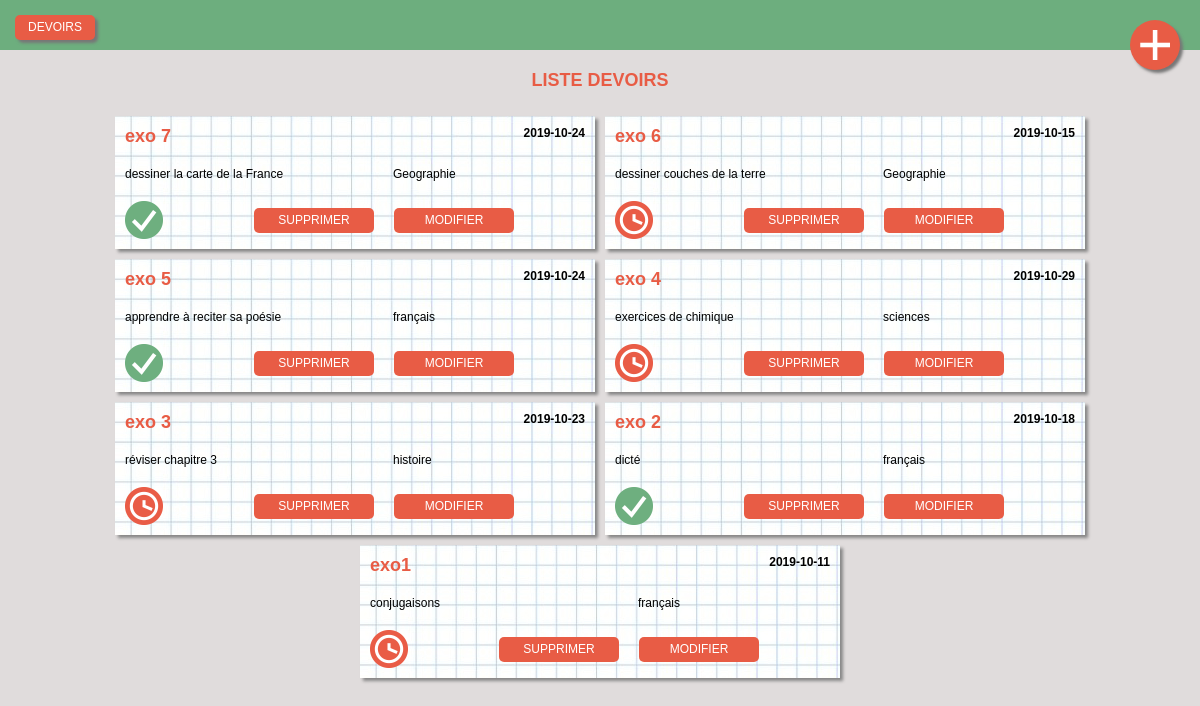
Screenshot of /ajouter-devoir.php with the database file from the repository.
### tables this page shows
CREATE TABLE IF NOT EXISTS `devoirs` (
  `id` int(11) NOT NULL AUTO_INCREMENT,
  `devoir` varchar(160) NOT NULL,
  `dateDevoir` date NOT NULL,
  `description` text NOT NULL,
  `matiere` varchar(160) NOT NULL,
  `fait` tinyint(4) NOT NULL,
  PRIMARY KEY (`id`)
);

### ajouter-devoir.php (called while the page is built)
<?php
require "php/view/header.php";
require "php/view/section-ajouter.php";
require "php/view/footer.php";
?>

### php/mes-fonctions.php (called while the page is built, shortened)
<?php
function creerConnexionBDD()
{
    $database   = "agenda";
    $user       = "root";
    $password   = "";
    $dsn = "mysql:dbname=$database;host=localhost;charset=utf8mb4";
    $dbh = new PDO($dsn, $user, $password);
    return $dbh;
}
function envoyerRequeteSQL ($requeteSQLPreparee, $tabAssoColonneValeur)
{
    $dbh = creerConnexionBDD();
    $pdoStatement = $dbh->prepare($requeteSQLPreparee);
    $pdoStatement->execute($tabAssoColonneValeur);
    return $pdoStatement;
}
function lireTable($nomTable, $colonne="", $valeurSelection="", $tri="id DESC")
{
    if ($colonne != "")
    {
        $clauseWhere = "WHERE $colonne = '$valeurSelection'";
    }
    else
    {
        $clauseWhere = "";
    }
    $requeteSQLPreparee =
<<<CODESQL
SELECT * FROM $nomTable
$clauseWhere
ORDER BY $tri
CODESQL;
    $pdoStatement = envoyerRequeteSQL($requeteSQLPreparee, []);
    $tabLigne = $pdoStatement->fetchAll(PDO::FETCH_ASSOC);
    return $tabLigne;
}

### php/view/section-ajouter.php (the view, shortened to what this page needs)
    <div class="flex">
        <section class="section-liste afficher">
            <h3>LISTE DEVOIRS</h3>
            <div class="listeDevoir">
<?php
require_once "php/mes-fonctions.php";
$tabArticle = lireTable("devoirs");
foreach($tabArticle as $ligneAsso)
{
    $devoir      = $ligneAsso["devoir"];
    $dateDevoir  = $ligneAsso["dateDevoir"];
    $description = $ligneAsso["description"];
    $matiere     = $ligneAsso["matiere"];
    $fait        = $ligneAsso["fait"];
    $id          = $ligneAsso["id"];
    if($fait == 0){
        $faitImg = 'assets/images/pasFait.png';
    } else {
        $faitImg = 'assets/images/fait.png';
    }
    echo
<<<CODEHTML
    <div class="devoir listeDevEleve">
        <h3>$devoir</h3>
        <h4>$dateDevoir</h4>
        <p>$description</p>
        <p>$matiere</p>
        <img src="$faitImg">
        <div class="boutons">
            <button class="delete" data-id="$id" id="delete-$id">SUPPRIMER</button>
            <button class="update" data-id="$id" id="update-$id">MODIFIER</button>
            <input type="hidden" name="filtre" value="toto">
        </div>
        <div class="confirmation"></div>
    </div>
CODEHTML;
}
?>
            </div>
        </section>
</div>

### php/view/header.php (shortened to what this page needs)
<!DOCTYPE html>
<html lang="fr">
<head>
    <link rel="stylesheet" href="assets/css/style.css">
</head>
<body>
    <header>
        <a href="#" id="devoirs">DEVOIRS</a>
        <a href="#" id="plus"><img src="assets/images/plus.png"></a>
    </header>
    <main>

### php/view/footer.php (shortened to what this page needs)
</main>
</body>
</html>

### assets/css/style.css (style rules this page uses)
body { margin: 0; font-family: 'Montserrat', Arial, Helvetica, sans-serif; background-color: #e0dcdc; }
header { height: 50px; background-color: #6dae7e; display: flex; justify-content: space-between; }
header a { text-decoration: none; color: white; font-size: 10px; text-align: center; }
header #plus { background-color: #e85c45; border-radius: 50%; width: 30px; height: 30px; padding: 10px; margin: 10px; box-shadow: 3px 3px 3px #777777; }
header #devoirs { background-color: #e85c45; border-radius: 5px; width: 80px; height: 20px; margin: 15px; padding-top: 5px; box-shadow: 3px 3px 3px #777777; font-size: 12px; }
header a img { width: 30px; height: 30px; margin: 0; }
header img { width: 100px; height: 100px; margin: 20px; }
button { width: 120px; height: 30px; background-color: #e85c45; color: white; border: none; font-size: 12px; border-radius: 5px; }
.listeDevoir { display:flex; flex-wrap: wrap; justify-content: center; width:100%; }
.devoir { background-image: url("../images/hojaCuadros.jpg"); background-color: white; margin: 10px 20px; display: flex; flex-wrap: wrap; justify-content: space-between; box-shadow: 3px 3px 3px #888888; }
.devoir h3 { margin: 10px; display: inline-block; width: 40%; text-align: left; color: #e85c45; }
.devoir h4 { width: 40%; text-align: right; margin: 10px; }
.devoir p { margin: 10px; display: inline-block; width: 40%; font-size: 12px; }
.devoir img { margin: 10px; height: min-content; }
.boutons { display: flex; flex-wrap: wrap; justify-content: space-between; margin: auto; }
.boutons button { margin: 10px; height: 25px; }
h3 { color: #e85c45 ; font-size: 18px; text-align: center; margin: 20px; }
.section-liste { display:none; }
.afficher { display:block; }
@media (min-width: 768px) { .devoir { width: 40%; margin: 5px; } }
@media (min-width: 768px) { .flex { display: flex; flex-direction: row-reverse; } }
@media (min-width: 768px) { header #plus { margin: 20px; } }
@media (min-width: 768px) { .devoir h4 { font-size: 12px; } }

### rows the page displays
devoirs: devoir "exo 7", dateDevoir "2019-10-24", description "dessiner la carte de la France", matiere "Geographie"
devoirs: devoir "exo 6", dateDevoir "2019-10-15", description "dessiner couches de la terre", matiere "Geographie"
devoirs: devoir "exo 5", dateDevoir "2019-10-24", description "apprendre à reciter sa poésie", matiere "français"
devoirs: devoir "exo 4", dateDevoir "2019-10-29", description "exercices de chimique", matiere "sciences"
devoirs: devoir "exo 3", dateDevoir "2019-10-23", description "réviser chapitre 3", matiere "histoire"
devoirs: devoir "exo 2", dateDevoir "2019-10-18", description "dicté", matiere "français"
devoirs: devoir "exo1", dateDevoir "2019-10-11", description "conjugaisons", matiere "français"
